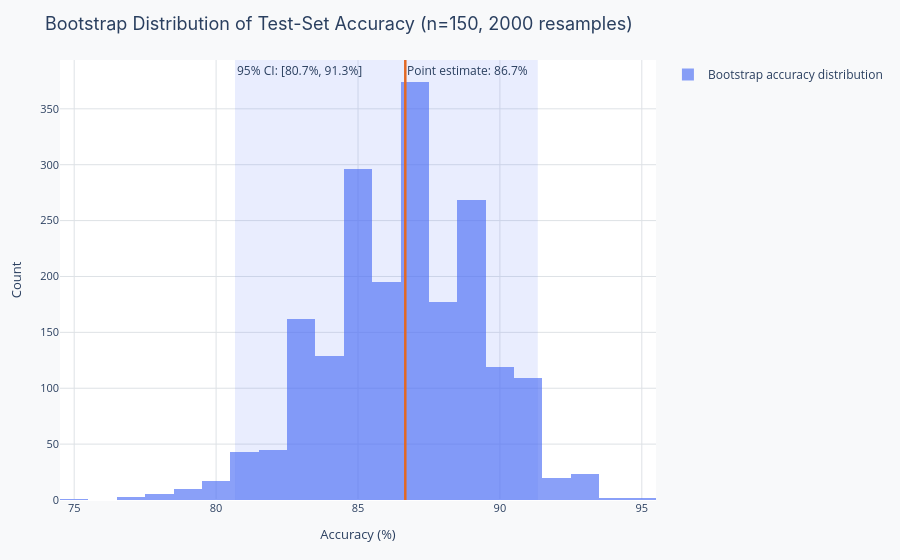

Notebook code for this chart:
### Markdown cell above
---
## Real-world example: Confidence around a model's accuracy

A classifier achieves 84% accuracy on a 150-sample test set. The single number tells you nothing about how stable that estimate is. The bootstrap gives you a distribution.

The chart below simulates test-set predictions from a 84%-accurate classifier, then bootstraps the accuracy 2000 times. Notice:

- The bootstrap distribution reveals that "84% accurate" really means "somewhere between 77% and 90% accurate"
- Reporting the CI is more honest than reporting a single point estimate
- This is exactly the logic behind repeated k-fold cross-validation: each fold is one resample

> **Discussion question:** If two models have overlapping bootstrap CIs for accuracy, what does that tell you about choosing between them?

### Code cell
np.random.seed(99)
n_test   = 150
true_acc = 0.84

# Simulate binary correct/wrong predictions
correct = np.random.binomial(1, true_acc, size=n_test)
point_acc = np.mean(correct)

rng = np.random.default_rng(seed=1)
boot_accs = [
    np.mean(rng.choice(correct, size=n_test, replace=True))
    for _ in range(2000)
]
boot_accs = np.array(boot_accs)
ci_lo, ci_hi = np.percentile(boot_accs, [2.5, 97.5])

fig = go.Figure()
fig.add_trace(go.Histogram(
    x=boot_accs * 100,
    nbinsx=30,
    marker_color=PALETTE["primary"],
    opacity=0.65,
    name="Bootstrap accuracy distribution",
))
fig.add_vline(x=point_acc * 100, line_color=PALETTE["secondary"], line_width=2.5,
              annotation_text=f"Point estimate: {point_acc:.1%}",
              annotation_position="top right")
fig.add_vrect(x0=ci_lo * 100, x1=ci_hi * 100,
              fillcolor=PALETTE["primary"], opacity=0.12, line_width=0,
              annotation_text=f"95% CI: [{ci_lo:.1%}, {ci_hi:.1%}]",
              annotation_position="top left")

layout = base_layout(
    title="Bootstrap Distribution of Test-Set Accuracy (n=150, 2000 resamples)",
    xaxis_title="Accuracy (%)",
    yaxis_title="Count",
)
layout.update(showlegend=True)
fig.update_layout(layout)
fig.show()

### Figure 1 — Plotly figure (JSON) as saved in the notebook; plotly's stock layout.template omitted (floating-point values rounded to 4 significant figures; data arrays with more than 128 entries replaced by an {"elided": "..."} marker saying what was removed)
{"data": [{"marker": {"color": "#4C6EF5"}, "name": "Bootstrap accuracy distribution", "nbinsx": 30, "opacity": 0.65, "type": "histogram", "x": {"elided": "2000 float values"}}], "layout": {"annotations": [{"showarrow": false, "text": "Point estimate: 86.7%", "x": 86.67, "xanchor": "left", "xref": "x", "y": 1, "yanchor": "top", "yref": "y domain"}, {"showarrow": false, "text": "95% CI: [80.7%, 91.3%]", "x": 80.67, "xanchor": "left", "xref": "x", "y": 1, "yanchor": "top", "yref": "y domain"}], "legend": {"font": {"size": 12}}, "margin": {"b": 60, "l": 60, "r": 30, "t": 60}, "paper_bgcolor": "#F8F9FA", "plot_bgcolor": "#FFFFFF", "shapes": [{"line": {"color": "#F76707", "width": 2.5}, "type": "line", "x0": 86.67, "x1": 86.67, "xref": "x", "y0": 0, "y1": 1, "yref": "y domain"}, {"fillcolor": "#4C6EF5", "line": {"width": 0}, "opacity": 0.12, "type": "rect", "x0": 80.67, "x1": 91.33, "xref": "x", "y0": 0, "y1": 1, "yref": "y domain"}], "showlegend": true, "title": {"font": {"family": "Inter, Arial, sans-serif", "size": 18}, "text": "Bootstrap Distribution of Test-Set Accuracy (n=150, 2000 resamples)"}, "xaxis": {"gridcolor": "#DEE2E6", "tickfont": {"size": 11}, "title": {"font": {"size": 13}, "text": "Accuracy (%)"}}, "yaxis": {"gridcolor": "#DEE2E6", "tickfont": {"size": 11}, "title": {"font": {"size": 13}, "text": "Count"}}}}
